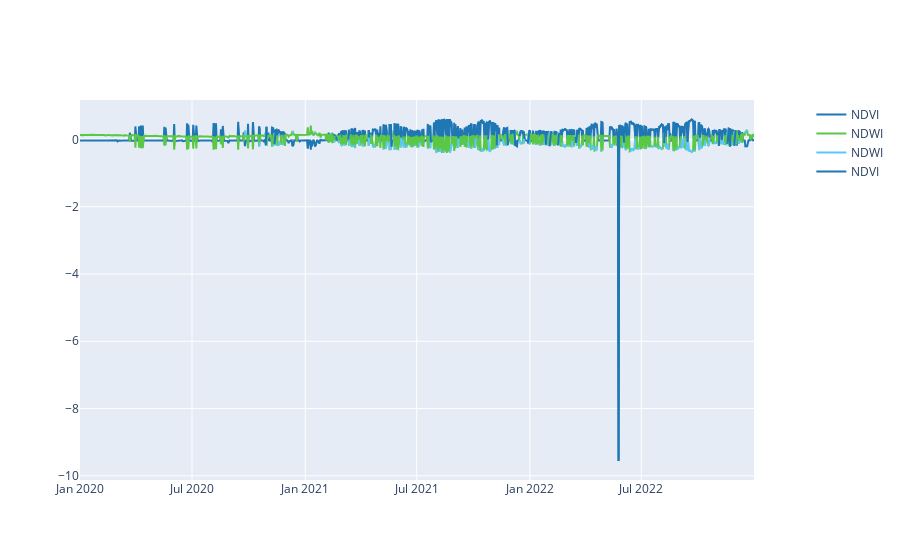

The notebook cell saved with this chart:
### Code cell
fig = make_subplots(specs=[[{"secondary_y": True}]])
fig.add_trace(go.Scatter(
        name='NDVI',
        x=inputed_df['date'],
        y=inputed_df['ndvi'],
        mode='lines',
        line=dict(color='rgb(31, 119, 180)'),
    ))
fig.add_trace(go.Scatter(
        name='NDWI',
        x=inputed_df['date'],
        y=inputed_df['ndwi'],
        mode='lines',
        line=dict(color='rgb(90, 200, 70)'),
    ))

fig.add_trace(go.Scatter(
        name='NDWI',
        x=df['date'],
        y=df['ndwi'],
        mode='lines',
        line=dict(color='rgb(90, 200, 270)'),
    ))

fig.add_trace(go.Scatter(
        name='NDVI',
        x=df['date'],
        y=df['ndvi'],
        mode='lines',
        line=dict(color='rgb(31, 119, 180)'),
    ))

### Figure 1 — Plotly figure (JSON) as saved in the notebook; plotly's stock layout.template omitted (floating-point values rounded to 4 significant figures; data arrays with more than 128 entries replaced by an {"elided": "..."} marker saying what was removed)
{"data": [{"line": {"color": "rgb(31, 119, 180)"}, "mode": "lines", "name": "NDVI", "type": "scatter", "x": {"elided": "1096 str values"}, "y": {"elided": "1096 float values"}}, {"line": {"color": "rgb(90, 200, 70)"}, "mode": "lines", "name": "NDWI", "type": "scatter", "x": {"elided": "1096 str values"}, "y": {"elided": "1096 float values"}}, {"line": {"color": "rgb(90, 200, 270)"}, "mode": "lines", "name": "NDWI", "type": "scatter", "x": {"elided": "1096 str values"}, "y": {"elided": "1096 float values"}}, {"line": {"color": "rgb(31, 119, 180)"}, "mode": "lines", "name": "NDVI", "type": "scatter", "x": {"elided": "1096 str values"}, "y": {"elided": "1096 float values"}}], "layout": {"xaxis": {"anchor": "y", "domain": [0, 0.94]}, "yaxis": {"anchor": "x", "domain": [0, 1]}, "yaxis2": {"anchor": "x", "overlaying": "y", "side": "right"}}}
